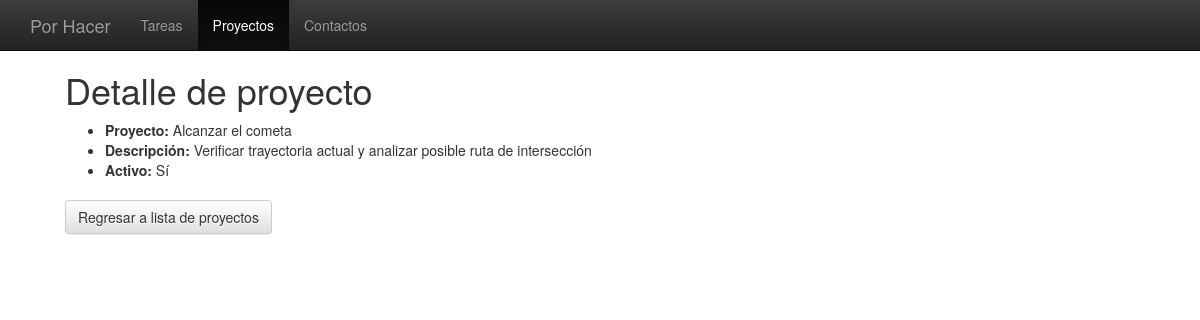
The app's page /proyecto/5/ with its own data.
### porhacer/models.py (models this page shows, shortened)
class Proyecto(models.Model):
    nombre = models.CharField(max_length=200)
    descripcion = models.TextField(max_length=1500)
    activo = models.BooleanField(default=True)

### porhacer/views.py (the view)
# urls.py: url(r'^proyecto/(?P<proyecto_id>[0-9]+)/$', views.detalleProyecto, name='detalleproy'),
def detalleProyecto(request,proyecto_id):
    proyecto = Proyecto.objects.get(pk=proyecto_id)
    if proyecto:
        return render (request, 'proyectos/detalleproyecto.html', {
                'proyecto': proyecto,
            })
    else:
        return redirect('listaproy', mensaje = 'El proyecto solicitado no existe')

### porhacer/templates/proyectos/detalleproyecto.html (shortened to what this page needs)
<!DOCTYPE html>
<html lang="en">
  <head>
	<link rel="stylesheet" href="https://maxcdn.bootstrapcdn.com/bootstrap/3.3.6/css/bootstrap.min.css">
	<link rel="stylesheet" href="https://maxcdn.bootstrapcdn.com/bootstrap/3.3.6/css/bootstrap-theme.min.css">
  </head>
  <body style="padding:50px;">
    <nav class="navbar navbar-inverse navbar-fixed-top">
      <div class="container">
        <div class="navbar-header">
          <a class="navbar-brand" href="{% url 'index' %}">Por Hacer</a>
        </div>
        <div id="navbar" class="collapse navbar-collapse">
          <ul class="nav navbar-nav">
            <li><a href="#">Tareas</a></li>
            <li class="active"><a href="#">Proyectos</a></li>
            <li><a href="{% url 'contactos' %}" >Contactos</a></li>
          </ul>
        </div>
      </div>
    </nav>
    <div class="container">
    <h1>Detalle de proyecto</h1>
    {% if proyecto %}
      <ul class="table">
        <li><strong>Proyecto:</strong> {{ proyecto.nombre }}</li>
        <li><strong>Descripción:</strong> {{ proyecto.descripcion }}</li>
        <li><strong>Activo: </strong>
        {% if proyecto.activo %}
          Sí
        {% else %}
          No
        {% endif %}
        </li>
      </ul>
    {% endif %}
    <a href="{% url 'listaproy' %}" ><div class="btn btn-default" id="machacable" >Regresar a lista de proyectos</div> </a>
    </div>
  </body>
</html>

### records on screen
Proyecto: nombre "Alcanzar el cometa", descripcion "Verificar trayectoria actual y analizar posible ruta de intersección"
